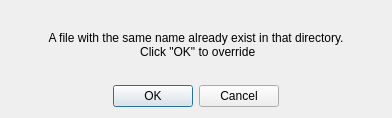
<?xml version="1.0" encoding="UTF-8"?>
<ui version="4.0">
 <class>dialog_file_exist</class>
 <widget class="QDialog" name="dialog_file_exist">
  <property name="geometry">
   <rect>
    <x>0</x>
    <y>0</y>
    <width>392</width>
    <height>118</height>
   </rect>
  </property>
  <property name="windowTitle">
   <string>File already exist</string>
  </property>
  <layout class="QVBoxLayout" name="verticalLayout">
   <item>
    <widget class="QLabel" name="label">
     <property name="text">
      <string>A file with the same name already exist in that directory. 
 Click &quot;OK&quot; to override</string>
     </property>
     <property name="textFormat">
      <enum>Qt::PlainText</enum>
     </property>
     <property name="alignment">
      <set>Qt::AlignCenter</set>
     </property>
     <property name="wordWrap">
      <bool>true</bool>
     </property>
     <property name="margin">
      <number>0</number>
     </property>
    </widget>
   </item>
   <item>
    <widget class="QDialogButtonBox" name="buttonBox">
     <property name="orientation">
      <enum>Qt::Horizontal</enum>
     </property>
     <property name="standardButtons">
      <set>QDialogButtonBox::Cancel|QDialogButtonBox::Ok</set>
     </property>
     <property name="centerButtons">
      <bool>true</bool>
     </property>
    </widget>
   </item>
  </layout>
 </widget>
 <resources/>
 <connections>
  <connection>
   <sender>buttonBox</sender>
   <signal>accepted()</signal>
   <receiver>dialog_file_exist</receiver>
   <slot>accept()</slot>
   <hints>
    <hint type="sourcelabel">
     <x>248</x>
     <y>254</y>
    </hint>
    <hint type="destinationlabel">
     <x>157</x>
     <y>274</y>
    </hint>
   </hints>
  </connection>
  <connection>
   <sender>buttonBox</sender>
   <signal>rejected()</signal>
   <receiver>dialog_file_exist</receiver>
   <slot>reject()</slot>
   <hints>
    <hint type="sourcelabel">
     <x>316</x>
     <y>260</y>
    </hint>
    <hint type="destinationlabel">
     <x>286</x>
     <y>274</y>
    </hint>
   </hints>
  </connection>
 </connections>
</ui>
